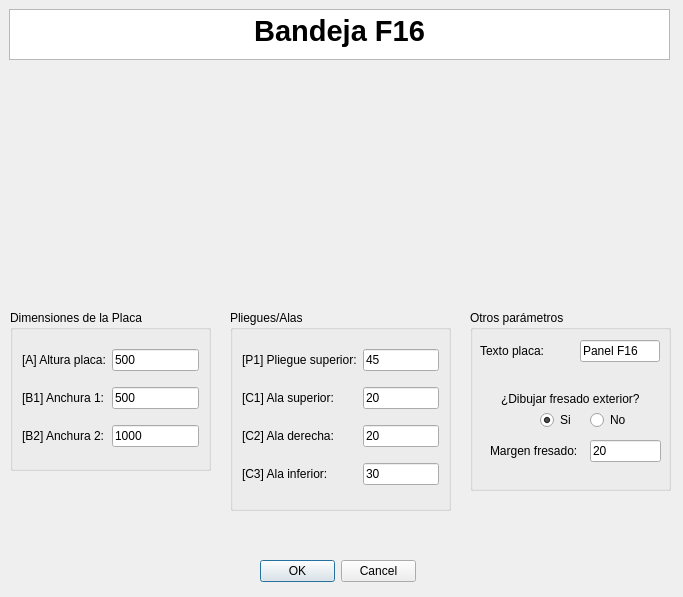
<?xml version="1.0" encoding="UTF-8"?>
<ui version="4.0">
 <class>MyPositionDialog</class>
 <widget class="QDialog" name="MyPositionDialog">
  <property name="geometry">
   <rect>
    <x>0</x>
    <y>0</y>
    <width>683</width>
    <height>597</height>
   </rect>
  </property>
  <property name="windowTitle">
   <string>Enter Position</string>
  </property>
  <property name="whatsThis">
   <string>&lt;html&gt;&lt;head/&gt;&lt;body&gt;&lt;p&gt;Esta ventana de KSDpanel te permite introducir todas las medidas correspondientes del panel seleccionado.&lt;/p&gt;&lt;p&gt;Recuerda que todas las medidas deben de ir en milimetros (mm).&lt;/p&gt;&lt;/body&gt;&lt;/html&gt;</string>
  </property>
  <widget class="QDialogButtonBox" name="buttonBox">
   <property name="geometry">
    <rect>
     <x>260</x>
     <y>560</y>
     <width>156</width>
     <height>23</height>
    </rect>
   </property>
   <property name="orientation">
    <enum>Qt::Horizontal</enum>
   </property>
   <property name="standardButtons">
    <set>QDialogButtonBox::Cancel|QDialogButtonBox::Ok</set>
   </property>
  </widget>
  <widget class="QTextBrowser" name="textBrowser">
   <property name="geometry">
    <rect>
     <x>9</x>
     <y>9</y>
     <width>661</width>
     <height>51</height>
    </rect>
   </property>
   <property name="html">
    <string>&lt;!DOCTYPE HTML PUBLIC &quot;-//W3C//DTD HTML 4.0//EN&quot; &quot;http://www.w3.org/TR/REC-html40/strict.dtd&quot;&gt;
&lt;html&gt;&lt;head&gt;&lt;meta name=&quot;qrichtext&quot; content=&quot;1&quot; /&gt;&lt;style type=&quot;text/css&quot;&gt;
p, li { white-space: pre-wrap; }
&lt;/style&gt;&lt;/head&gt;&lt;body style=&quot; font-family:'MS Shell Dlg 2'; font-size:8.25pt; font-weight:400; font-style:normal;&quot;&gt;
&lt;p align=&quot;center&quot; style=&quot; margin-top:0px; margin-bottom:0px; margin-left:0px; margin-right:0px; -qt-block-indent:0; text-indent:0px;&quot;&gt;&lt;span style=&quot; font-size:22pt; font-weight:600;&quot;&gt;Bandeja F16&lt;/span&gt;&lt;/p&gt;&lt;/body&gt;&lt;/html&gt;</string>
   </property>
  </widget>
  <widget class="QGroupBox" name="groupBox_2">
   <property name="geometry">
    <rect>
     <x>230</x>
     <y>310</y>
     <width>221</width>
     <height>201</height>
    </rect>
   </property>
   <property name="styleSheet">
    <string notr="true">font: 10pt &quot;MS Shell Dlg 2&quot;;</string>
   </property>
   <property name="title">
    <string>Pliegues/Alas</string>
   </property>
   <layout class="QGridLayout" name="gridLayout_2">
    <item row="4" column="1">
     <widget class="QLineEdit" name="alaInferiorUI">
      <property name="text">
       <string>30</string>
      </property>
     </widget>
    </item>
    <item row="2" column="1">
     <widget class="QLineEdit" name="alaDerechaUI">
      <property name="text">
       <string>20</string>
      </property>
     </widget>
    </item>
    <item row="1" column="1">
     <widget class="QLineEdit" name="alaSuperiorUI">
      <property name="text">
       <string>20</string>
      </property>
     </widget>
    </item>
    <item row="0" column="0">
     <widget class="QLabel" name="label_13">
      <property name="text">
       <string>[P1] Pliegue superior:</string>
      </property>
     </widget>
    </item>
    <item row="4" column="0">
     <widget class="QLabel" name="label_12">
      <property name="text">
       <string>[C3] Ala inferior:</string>
      </property>
     </widget>
    </item>
    <item row="0" column="1">
     <widget class="QLineEdit" name="pliegueSuperiorUI">
      <property name="text">
       <string>45</string>
      </property>
     </widget>
    </item>
    <item row="2" column="0">
     <widget class="QLabel" name="label_19">
      <property name="text">
       <string>[C2] Ala derecha:</string>
      </property>
     </widget>
    </item>
    <item row="1" column="0">
     <widget class="QLabel" name="label_11">
      <property name="text">
       <string>[C1] Ala superior:</string>
      </property>
     </widget>
    </item>
   </layout>
  </widget>
  <widget class="QLabel" name="imagenPanelUI">
   <property name="geometry">
    <rect>
     <x>210</x>
     <y>70</y>
     <width>261</width>
     <height>231</height>
    </rect>
   </property>
   <property name="text">
    <string/>
   </property>
   <property name="pixmap">
    <pixmap>../imagenes/REF_020cotas.jpg</pixmap>
   </property>
   <property name="scaledContents">
    <bool>true</bool>
   </property>
   <property name="wordWrap">
    <bool>false</bool>
   </property>
   <property name="margin">
    <number>0</number>
   </property>
   <property name="openExternalLinks">
    <bool>false</bool>
   </property>
  </widget>
  <widget class="QGroupBox" name="groupBox_3">
   <property name="geometry">
    <rect>
     <x>10</x>
     <y>310</y>
     <width>201</width>
     <height>161</height>
    </rect>
   </property>
   <property name="styleSheet">
    <string notr="true">font: 10pt &quot;MS Shell Dlg 2&quot;;</string>
   </property>
   <property name="title">
    <string>Dimensiones de la Placa</string>
   </property>
   <layout class="QGridLayout" name="gridLayout">
    <item row="0" column="2">
     <widget class="QLineEdit" name="alturaPlacaUI">
      <property name="text">
       <string>500</string>
      </property>
     </widget>
    </item>
    <item row="1" column="2">
     <widget class="QLineEdit" name="anchura1UI">
      <property name="text">
       <string>500</string>
      </property>
     </widget>
    </item>
    <item row="2" column="2">
     <widget class="QLineEdit" name="anchura2UI">
      <property name="text">
       <string>1000</string>
      </property>
     </widget>
    </item>
    <item row="2" column="1">
     <widget class="QLabel" name="label_22">
      <property name="text">
       <string>[B2] Anchura 2:</string>
      </property>
     </widget>
    </item>
    <item row="1" column="1">
     <widget class="QLabel" name="label_4">
      <property name="text">
       <string>[B1] Anchura 1:</string>
      </property>
     </widget>
    </item>
    <item row="0" column="1">
     <widget class="QLabel" name="label_8">
      <property name="text">
       <string>[A] Altura placa:</string>
      </property>
     </widget>
    </item>
   </layout>
  </widget>
  <widget class="QGroupBox" name="groupBox_4">
   <property name="geometry">
    <rect>
     <x>470</x>
     <y>310</y>
     <width>201</width>
     <height>181</height>
    </rect>
   </property>
   <property name="styleSheet">
    <string notr="true">font: 10pt &quot;MS Shell Dlg 2&quot;;</string>
   </property>
   <property name="title">
    <string>Otros parámetros</string>
   </property>
   <widget class="QLabel" name="label">
    <property name="geometry">
     <rect>
      <x>10</x>
      <y>30</y>
      <width>95</width>
      <height>22</height>
     </rect>
    </property>
    <property name="text">
     <string>Texto placa:</string>
    </property>
   </widget>
   <widget class="QLineEdit" name="textoDescriptivoA0UI">
    <property name="geometry">
     <rect>
      <x>110</x>
      <y>30</y>
      <width>80</width>
      <height>22</height>
     </rect>
    </property>
    <property name="text">
     <string>Panel F16</string>
    </property>
   </widget>
   <widget class="QRadioButton" name="noCrearFresadoUI">
    <property name="geometry">
     <rect>
      <x>120</x>
      <y>100</y>
      <width>38</width>
      <height>20</height>
     </rect>
    </property>
    <property name="text">
     <string>No</string>
    </property>
   </widget>
   <widget class="QLineEdit" name="margenFresadoUI">
    <property name="geometry">
     <rect>
      <x>120</x>
      <y>130</y>
      <width>71</width>
      <height>22</height>
     </rect>
    </property>
    <property name="text">
     <string>20</string>
    </property>
   </widget>
   <widget class="QRadioButton" name="crearFresadoUI">
    <property name="geometry">
     <rect>
      <x>70</x>
      <y>100</y>
      <width>34</width>
      <height>20</height>
     </rect>
    </property>
    <property name="text">
     <string>Si</string>
    </property>
    <property name="checked">
     <bool>true</bool>
    </property>
   </widget>
   <widget class="QLabel" name="label_2">
    <property name="geometry">
     <rect>
      <x>31</x>
      <y>81</y>
      <width>148</width>
      <height>16</height>
     </rect>
    </property>
    <property name="mouseTracking">
     <bool>false</bool>
    </property>
    <property name="text">
     <string>¿Dibujar fresado exterior?</string>
    </property>
    <property name="buddy">
     <cstring>label_2</cstring>
    </property>
   </widget>
   <widget class="QLabel" name="label_3">
    <property name="geometry">
     <rect>
      <x>20</x>
      <y>130</y>
      <width>107</width>
      <height>22</height>
     </rect>
    </property>
    <property name="text">
     <string>Margen fresado:</string>
    </property>
   </widget>
  </widget>
  <zorder>groupBox_2</zorder>
  <zorder>buttonBox</zorder>
  <zorder>textBrowser</zorder>
  <zorder>imagenPanelUI</zorder>
  <zorder>groupBox_3</zorder>
  <zorder>groupBox_4</zorder>
 </widget>
 <resources/>
 <connections>
  <connection>
   <sender>buttonBox</sender>
   <signal>accepted()</signal>
   <receiver>MyPositionDialog</receiver>
   <slot>accept()</slot>
   <hints>
    <hint type="sourcelabel">
     <x>248</x>
     <y>254</y>
    </hint>
    <hint type="destinationlabel">
     <x>157</x>
     <y>274</y>
    </hint>
   </hints>
  </connection>
  <connection>
   <sender>buttonBox</sender>
   <signal>rejected()</signal>
   <receiver>MyPositionDialog</receiver>
   <slot>reject()</slot>
   <hints>
    <hint type="sourcelabel">
     <x>316</x>
     <y>260</y>
    </hint>
    <hint type="destinationlabel">
     <x>286</x>
     <y>274</y>
    </hint>
   </hints>
  </connection>
 </connections>
</ui>
